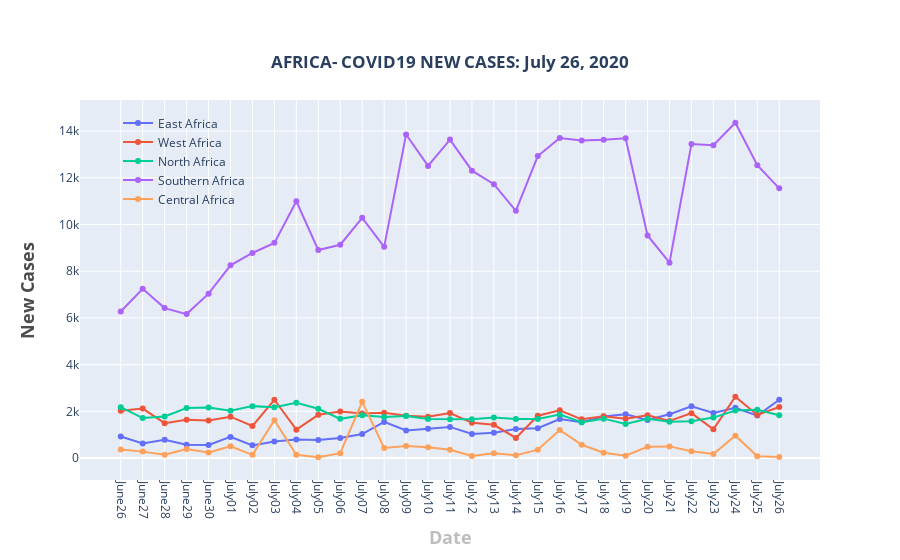

Notebook cell for this chart:
### Markdown cell above
### NEW CASES BY REGION

### Code cell
fig = go.Figure()

total_per_day1 = []
for date in dates:    
    total = east_africa[date].str.replace('+','').fillna(0).str.replace(',','').fillna(0).astype(int).sum()
    total_per_day1.append(total)

fig.add_trace(go.Scatter(
x=dates[-31:],
y =total_per_day1[-31:],
    name ="East Africa",
    mode='lines+markers'
))

total_per_day2 = []
for date in dates:    
    total = west_africa[date].str.replace('+','').fillna(0).str.replace(',','').fillna(0).astype(int).sum()
    total_per_day2.append(total)

fig.add_trace(go.Scatter(
x=dates[-31:],
y =total_per_day2[-31:],
    name ="West Africa",
    mode='lines+markers'
))


total_per_day3 = []
for date in dates:    
    total = north_africa[date].str.replace('+','').fillna(0).str.replace(',','').fillna(0).astype(int).sum()
    total_per_day3.append(total)

fig.add_trace(go.Scatter(
x=dates[-31:],
y =total_per_day3[-31:],
    name ="North Africa",
    mode='lines+markers'
))

total_per_day4 = []
for date in dates:    
    total = southern_africa[date].str.replace('+','').fillna(0).str.replace(',','').fillna(0).astype(int).sum()
    total_per_day4.append(total)

fig.add_trace(go.Scatter(
x=dates[-31:],
y =total_per_day4[-31:],
    name ="Southern Africa",
    mode='lines+markers'
))

total_per_day5 = []
for date in dates:    
    total = central_africa[date].str.replace('+','').fillna(0).str.replace(',','').fillna(0).astype(int).sum()
    total_per_day5.append(total)

fig.add_trace(go.Scatter(
x=dates[-31:],
y =total_per_day5[-31:],
    name ="Central Africa",
    mode='lines+markers'
))




fig.update_layout(
    title={
        'text': '<b>'+'AFRICA- COVID19 NEW CASES: ' + date_string +'</b>',
        'y':0.9,
        'x':0.5,
        'xanchor': 'center',
        'yanchor': 'top'},
    xaxis=dict(title='<b>Date</b>',titlefont_size=18, titlefont=dict(color='#BDBDBD')),
    yaxis=dict(title='<b>New Cases</b>',titlefont_size=18,  titlefont=dict(color='#4D4B4B')),
    xaxis_tickangle=90,
    legend=dict(x=0.05, y=0.98,traceorder="normal",borderwidth=1,bgcolor='rgba(255, 255, 255, 0)',bordercolor='rgba(255, 255, 255, 0)',)
)

   
fig.show()

### Figure 1 — Plotly figure (JSON) as saved in the notebook; plotly's stock layout.template omitted (floating-point values rounded to 4 significant figures)
{"data": [{"mode": "lines+markers", "name": "East Africa", "type": "scatter", "x": ["June26", "June27", "June28", "June29", "June30", "July01", "July02", "July03", "July04", "July05", "July06", "July07", "July08", "July09", "July10", "July11", "July12", "July13", "July14", "July15", "July16", "July17", "July18", "July19", "July20", "July21", "July22", "July23", "July24", "July25", "July26"], "y": [924, 627, 784, 573, 557, 904, 543, 711, 797, 774, 854, 1027, 1547, 1181, 1254, 1333, 1029, 1086, 1242, 1280, 1671, 1529, 1780, 1871, 1628, 1876, 2219, 1926, 2149, 1819, 2494]}, {"mode": "lines+markers", "name": "West Africa", "type": "scatter", "x": ["June26", "June27", "June28", "June29", "June30", "July01", "July02", "July03", "July04", "July05", "July06", "July07", "July08", "July09", "July10", "July11", "July12", "July13", "July14", "July15", "July16", "July17", "July18", "July19", "July20", "July21", "July22", "July23", "July24", "July25", "July26"], "y": [2021, 2117, 1492, 1640, 1613, 1772, 1375, 2495, 1216, 1852, 1990, 1910, 1941, 1816, 1767, 1928, 1509, 1423, 859, 1813, 2046, 1659, 1791, 1680, 1832, 1590, 1923, 1232, 2626, 1845, 2186]}, {"mode": "lines+markers", "name": "North Africa", "type": "scatter", "x": ["June26", "June27", "June28", "June29", "June30", "July01", "July02", "July03", "July04", "July05", "July06", "July07", "July08", "July09", "July10", "July11", "July12", "July13", "July14", "July15", "July16", "July17", "July18", "July19", "July20", "July21", "July22", "July23", "July24", "July25", "July26"], "y": [2177, 1713, 1781, 2145, 2160, 2022, 2223, 2174, 2364, 2111, 1678, 1831, 1760, 1802, 1673, 1659, 1660, 1734, 1672, 1671, 1867, 1538, 1687, 1460, 1681, 1559, 1574, 1732, 2033, 2068, 1836]}, {"mode": "lines+markers", "name": "Southern Africa", "type": "scatter", "x": ["June26", "June27", "June28", "June29", "June30", "July01", "July02", "July03", "July04", "July05", "July06", "July07", "July08", "July09", "July10", "July11", "July12", "July13", "July14", "July15", "July16", "July17", "July18", "July19", "July20", "July21", "July22", "July23", "July24", "July25", "July26"], "y": [6273, 7248, 6420, 6164, 7040, 8254, 8781, 9214, 10996, 8906, 9134, 10286, 9044, 13855, 12511, 13636, 12307, 11729, 10585, 12933, 13703, 13599, 13626, 13690, 9532, 8367, 13444, 13397, 14358, 12540, 11550]}, {"mode": "lines+markers", "name": "Central Africa", "type": "scatter", "x": ["June26", "June27", "June28", "June29", "June30", "July01", "July02", "July03", "July04", "July05", "July06", "July07", "July08", "July09", "July10", "July11", "July12", "July13", "July14", "July15", "July16", "July17", "July18", "July19", "July20", "July21", "July22", "July23", "July24", "July25", "July26"], "y": [362, 275, 146, 388, 241, 505, 138, 1622, 137, 34, 209, 2406, 430, 517, 460, 356, 91, 204, 115, 360, 1202, 568, 224, 100, 483, 499, 294, 177, 959, 77, 48]}], "layout": {"legend": {"bgcolor": "rgba(255, 255, 255, 0)", "bordercolor": "rgba(255, 255, 255, 0)", "borderwidth": 1, "traceorder": "normal", "x": 0.05, "y": 0.98}, "title": {"text": "<b>AFRICA- COVID19 NEW CASES: July 26, 2020</b>", "x": 0.5, "xanchor": "center", "y": 0.9, "yanchor": "top"}, "xaxis": {"tickangle": 90, "title": {"font": {"color": "#BDBDBD", "size": 18}, "text": "<b>Date</b>"}}, "yaxis": {"title": {"font": {"color": "#4D4B4B", "size": 18}, "text": "<b>New Cases</b>"}}}}
